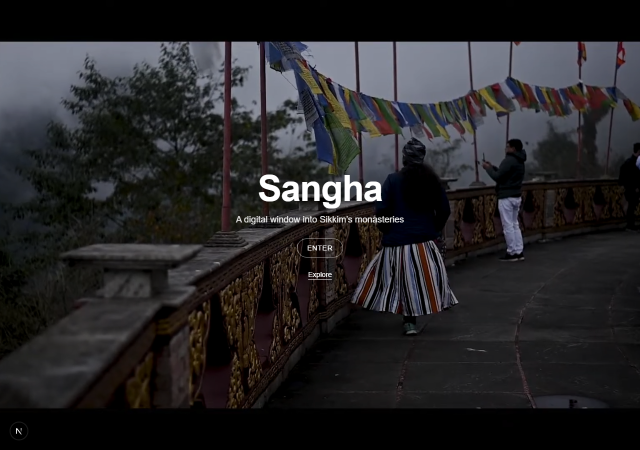
#> input picture sih-website/UserskavyaAppDataLocalTempclaudeC--Users-kavya-OneDrive-Desktop-Hackathons-SIH-repo959c4594-1de7-444a-8f56-bf39061b46a2scratchpadconn_check.png, 1280 x 900 px (shown at 1/2 size)
$ python -i image_utils.py   (imports and definitions only)
#> lines starting #> are read from the running program, lines starting #| are printed output that depends on the picture; after the words box and inside, x2 and y2 are one past the last pixel; in counts of white or black regions, pixels touching at a corner belong together
from math import ceil
from typing import List, Tuple

import cv2
import numpy as np
import numpy.typing as npt
import onnxruntime as ort


def get_execution_providers() -> List[str]:
    return ort.get_available_providers()


# [82 lines left out: functions resize_to_height, resize_to_width, get_paddings, pad_image, preprocess_image, tile_image and 1 more, not called in this run]


def sigmoid(x: npt.NDArray) -> npt.NDArray:
    return 1 / (1 + np.exp(-x))


def normalize(image: npt.NDArray) -> npt.NDArray:
    return image.astype(np.float32) / 255.0


def binarize(img: npt.NDArray, adaptive: bool = True, block_size: int = 51, c: int = 13) -> npt.NDArray:
#> called with adaptive = True, block_size = 51, c = 13
    line_img = cv2.cvtColor(img, cv2.COLOR_RGB2GRAY)
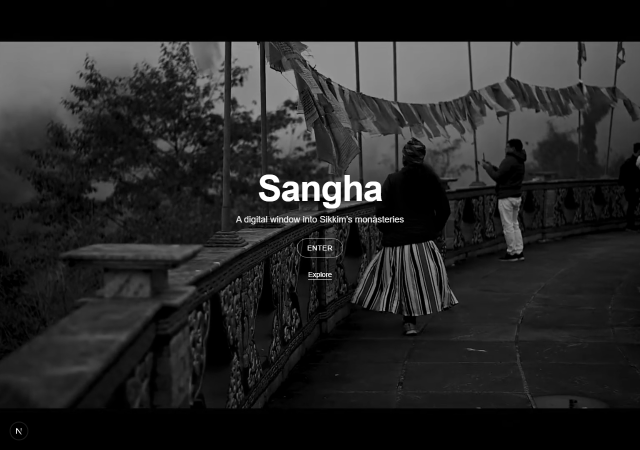
#> line_img: shape (900, 1280) (shown at 1/2 size); min 0, max 255, mean 37.5
    if adaptive:
        bw = cv2.adaptiveThreshold(
            line_img, 255, cv2.ADAPTIVE_THRESH_GAUSSIAN_C, cv2.THRESH_BINARY, block_size, c
        )
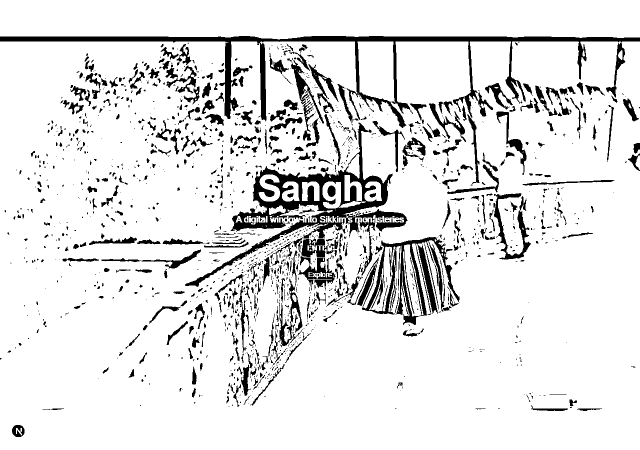
#> bw: shape (900, 1280) (shown at 1/2 size); 89% white; 1591 black regions (1122 under 20 px), largest, box (x1, y1, x2, y2) and area: (0, 72, 1280, 256) 22690, (370, 245, 815, 574) 21976, (694, 474, 919, 650) 11056
    else:
        _, bw = cv2.threshold(line_img, 120, 255, cv2.THRESH_BINARY)
    return cv2.cvtColor(bw, cv2.COLOR_GRAY2RGB)


# [22 lines left out: functions pad_to_width, pad_to_height, not called in this run]

>>> import cv2
>>> picture = cv2.cvtColor(cv2.imread('../sih-website/UserskavyaAppDataLocalTempclaudeC--Users-kavya-OneDrive-Desktop-Hackathons-SIH-repo959c4594-1de7-444a-8f56-bf39061b46a2scratchpadconn_check.png'), cv2.COLOR_BGR2RGB)
>>> result = binarize(picture)
